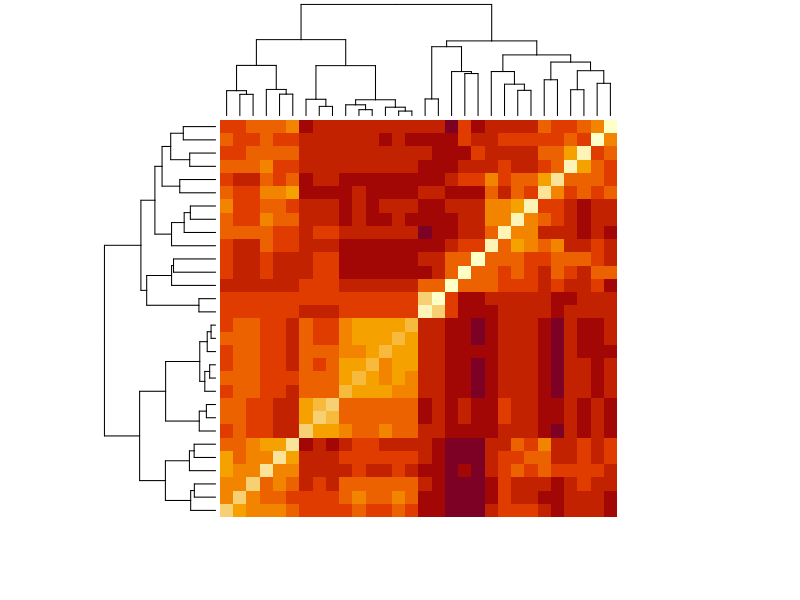
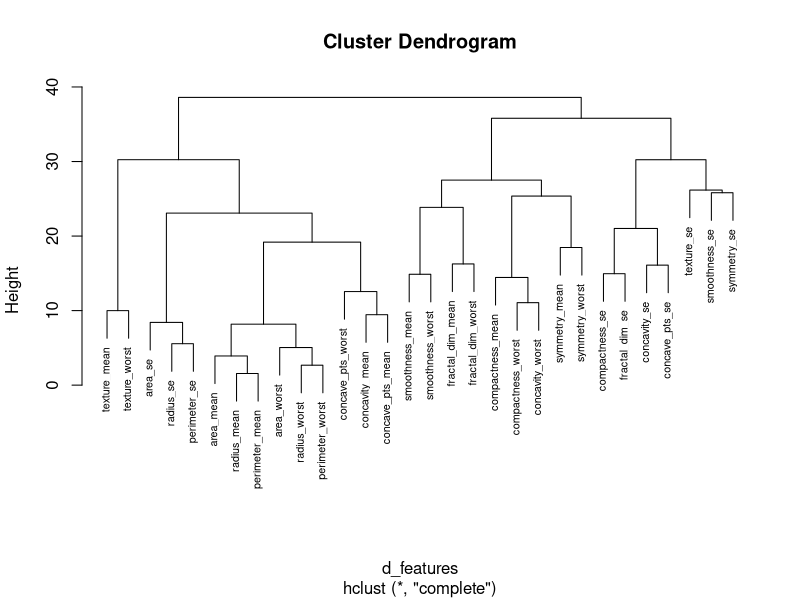
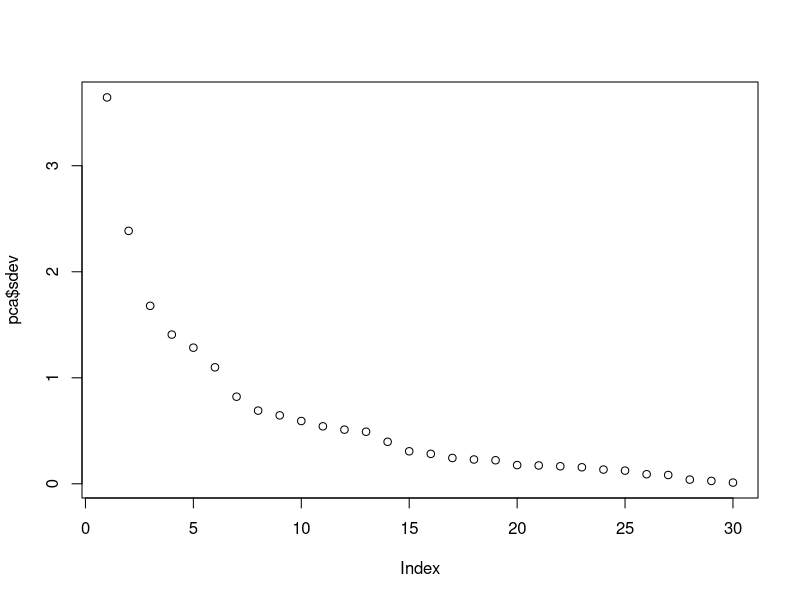

Here is the R script that generated these plots, in order:
#Ejercicio_N06_S06_Cancer_Seno


#El conjunto de datos brca contiene información sobre muestras de biopsias para el diagnóstico de cáncer de seno para tumores que se determinaron que eran benignos (no cancerosos) y malignos (cancerosos). El objeto brca es una lista que consta de:
  
#brca$y: un vector de clasificaciones de muestra ("B" = benigno o "M" = maligno)

#brca$x: una matriz de características numéricas que describen las propiedades de la forma y el tamaño de los núcleos celulares extraídos de las imágenes del microscopio de biopsia

#Para estos ejercicios, cargue los datos configurando sus opciones y cargando las bibliotecas y los datos como se muestra en el código aquí:

options(digits = 3)
library(tidyverse)
library(matrixStats)
library(caret)
library(dslabs)
data("brca")


#IMPORTANTE: Algunos de estos ejercicios usan conjuntos de datos dslabs que se agregaron en una actualización de julio de 2019. Asegúrese de que su paquete esté actualizado con el comando update.packages ("dslabs"). También puede actualizar todos los paquetes en su sistema ejecutando update.packages () sin argumentos, y debería considerar hacerlo rutinariamente.

#Cuantas Muestras hay en el dataset

length(brca$y)
dim(brca$x)[1]

#Cuantos predictores hay en la matriz

colnames(brca$x)
dim(brca$x)[2]

#Que proporcion de muestras son malignas

table(brca$y)
mean(brca$y == "M")

#0.372

#Que columna tiene el promedio mas alto
summary(brca$x)
colnames(brca$x)

max(brca$x[,24])

which.max(colMeans(brca$x))

#Que columna posee la desviacion standar mas baja

NoSeq <- seq(1:30)

head(brca$x)

sd(brca$x[,1])
median(brca$x[,1])
mean(brca$x[,1])
max(brca$x[,1])
sd(brca$x[,1])
summary(brca$x)

CalculaSD <- function(x) {
  desviacionSD <- sd(brca$x[,x])
  desviacionSD
}


sd(brca$x[,30])


sd_mas_baja <- sapply(NoSeq, CalculaSD) %>% table()

which.min(colSds(brca$x)) #Respuesta


#Pregunta 2: escalar la matriz

#Use sweep dos veces para escalar cada columna: reste la media de l a columna, luego divida por la desviación estándar de la columna.

#x <- sweep(brca$x,2,colMeans(brca$x), FUN="-")

x <- sweep(brca$x,2,colMeans(brca$x))
x <- sweep(x,2,colSds(brca$x), FUN="/")

sd(x[,1])
median(x[,1])

#Después de escalar, ¿cuál es la desviación estándar de la primera columna?

#1

#Después de escalar, ¿cuál es el promedio de la primera columna?

#-0.215


#Pregunta 3: Distancia

#Calcule la distancia entre todas las muestras usando la matriz escalada.



d <- dist(x)


d[2:357]




#¿Cuál es la distancia promedio entre la primera muestra, que es benigna, y otras muestras benignas?

head(d)

mean(d[1:356]); 
mean(d[357:569])

d_samples <- dist(x)
dist_BtoB <- as.matrix(d_samples)[1, brca$y == "B"]
mean(dist_BtoB[2:length(dist_BtoB)])


#¿Cuál es la distancia promedio entre la primera muestra y las muestras malignas?

dist_BtoM <- as.matrix(d_samples)[1, brca$y == "M"]
mean(dist_BtoM)


#Pregunta 4: Mapa de calor de características

#Haga un mapa de calor de la relación entre las características usando la matriz escalada.

#¿Cuál de estos mapas de calor es correcto?


#heatmap(x, labRow = NA, labCol = NA)

d_features <- dist(t(x))

heatmap(as.matrix(d_features), labRow = NA, labCol = NA)



#Pregunta 5: agrupamiento jerárquico

#Realice la agrupación jerárquica en las 30 características. Cortar el árbol en 5 grupos.

#Todas menos una de las opciones de respuesta están en el mismo grupo.

#¿Cuál está en un grupo diferente?


h <- hclust(d_features)

plot(h, cex = 0.65)

groups <- cutree(h, k = 5)

split(names(groups), groups)


#Proyecto de cáncer de mama, parte 2

#Pregunta 6: PCA: proporción de varianza

#Realice un análisis de componentes principales de la matriz escalada.

#¿Qué proporción de varianza se explica por el primer componente principal?


pca <- prcomp(x)


dim(pca$rotation)


dim(pca$x)

plot(pca$sdev)

#¿Cuántos componentes principales se requieren para explicar al menos el 90% de la varianza?
